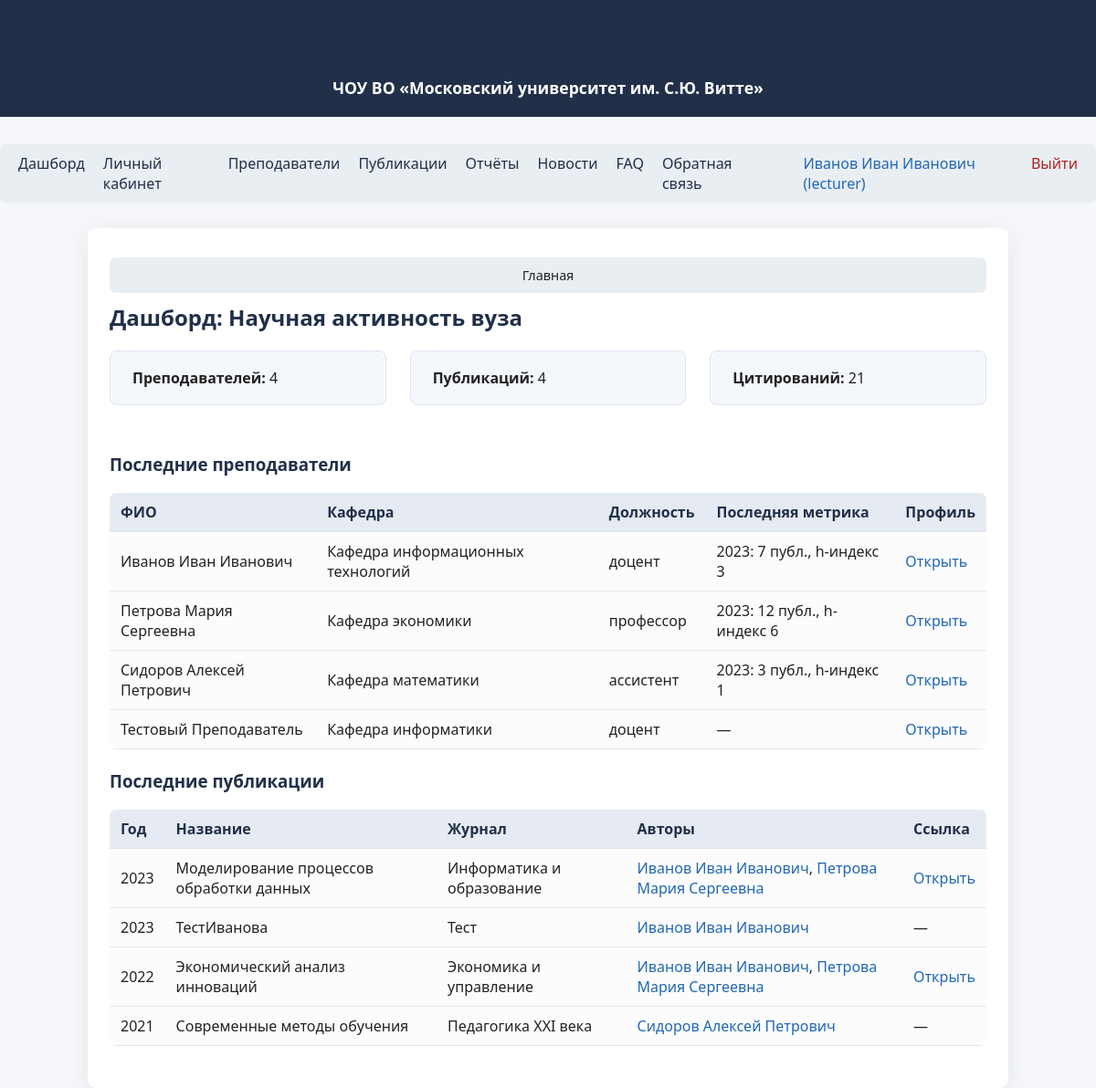
Screenshot of / (signed in) with the database file from the repository.
### tables this page shows
CREATE TABLE users (
            id INTEGER PRIMARY KEY AUTOINCREMENT,
            fio TEXT,
            email TEXT UNIQUE,
            password TEXT,
            role TEXT,
            lecturer_id INTEGER
        );

CREATE TABLE lecturers (
            id INTEGER PRIMARY KEY AUTOINCREMENT,
            fio TEXT,
            position TEXT,
            department TEXT,
            academic_degree TEXT,
            orcid TEXT,
            email TEXT
        );

CREATE TABLE metrics (
            id INTEGER PRIMARY KEY AUTOINCREMENT,
            lecturer_id INTEGER,
            year INTEGER,
            total_publications INTEGER,
            total_citations INTEGER,
            h_index INTEGER,
            rinz INTEGER,
            scopus INTEGER,
            wos INTEGER,
            gs INTEGER,
            FOREIGN KEY(lecturer_id) REFERENCES lecturers(id)
        );

CREATE TABLE publications (
            id INTEGER PRIMARY KEY AUTOINCREMENT,
            title TEXT,
            year INTEGER,
            journal TEXT,
            source TEXT,
            link TEXT,
            citations INTEGER,
            doi TEXT,
            file_path TEXT,
            status TEXT DEFAULT 'new',
            review_comment TEXT,
            revision_deadline TEXT,
            reviewer_id INTEGER
        );

### app/routes.py (the view)
@bp.route('/')
@login_required()
def dashboard():
    lecturers = get_all_lecturers()
    pubs = get_all_publications()
    metrics = {}
    for l in lecturers:
        m = get_metrics_by_lecturer(l['id'])
        metrics[l['id']] = m[0] if m else None
    feedback_list = []
    if g.user and g.user['role'] == 'admin':
        feedback_list = get_all_feedback()
    return render_template(
        'dashboard.html',
        lecturers=lecturers,
        pubs=pubs,
        metrics=metrics,
        feedback_list=feedback_list,
        breadcrumbs=[('Главная', None)]
    )

### app/models.py (called while the page is built)
def get_db():
    db = getattr(g, '_database', None)
    if db is None:
        db = g._database = sqlite3.connect(DATABASE)
        db.row_factory = sqlite3.Row
    return db

def get_user_by_id(user_id):
    db = get_db()
    user = db.execute(
        "SELECT * FROM users WHERE id = ?", (user_id,)
    ).fetchone()
    return user

def get_all_lecturers():
    db = get_db()
    return db.execute(
        "SELECT * FROM lecturers"
    ).fetchall()

def get_all_publications():
    db = get_db()
    pubs = db.execute(
        "SELECT * FROM publications ORDER BY year DESC"
    ).fetchall()
    return pubs

def get_publications_by_lecturer(lecturer_id):
    db = get_db()
    pubs = db.execute(
        "SELECT p.* FROM publications p "
        "JOIN lecturer_publications lp ON p.id = lp.publication_id "
        "WHERE lp.lecturer_id = ? ORDER BY p.year DESC",
        (lecturer_id,)
    ).fetchall()
    return pubs

def get_metrics_by_lecturer(lecturer_id):
    db = get_db()
    return db.execute(
        "SELECT * FROM metrics WHERE lecturer_id = ? ORDER BY year DESC",
        (lecturer_id,)
    ).fetchall()

### app/routes.py (called while the page is built)
def login_required(role=None):
    def decorator(f):
        @wraps(f)
        def decorated_function(*args, **kwargs):
            if 'user_id' not in session:
                return redirect(url_for('main.login'))
            if role and session.get('role') != role:
                flash('Нет доступа')
                return redirect(url_for('main.dashboard'))
            return f(*args, **kwargs)
        return decorated_function
    return decorator

@bp.before_app_request
def load_logged_in_user():
    user_id = session.get('user_id')
    g.user = get_user_by_id(user_id) if user_id else None

### app/templates/dashboard.html (shortened to what this page needs)
{% extends "base.html" %}
{% block content %}
<h2>Дашборд: Научная активность вуза</h2>
<div style="display:flex;flex-wrap:wrap;gap:26px;margin-bottom:28px;">
    <div class="profile-card" style="flex:1;">
        <b>Преподавателей:</b> {{ lecturers|length }}
    </div>
    <div class="profile-card" style="flex:1;">
        <b>Публикаций:</b> {{ pubs|length }}
    </div>
    <div class="profile-card" style="flex:1;">
        <b>Цитирований:</b>
        {{
            pubs|map(attribute='citations')|map('int')|sum
        }}
    </div>
</div>
<h3>Последние преподаватели</h3>
<table>
    <thead>
        <tr>
            <th>ФИО</th>
            <th>Кафедра</th>
            <th>Должность</th>
            <th>Последняя метрика</th>
            <th>Профиль</th>
        </tr>
    </thead>
    <tbody>
    {% for l in lecturers[:5] %}
        <tr>
            <td>{{ l['fio'] }}</td>
            <td>{{ l['department'] }}</td>
            <td>{{ l['position'] }}</td>
            <td>
                {% set m = metrics.get(l['id']) %}
                {% if m %}
                    {{ m['year'] }}: {{ m['total_publications'] }} публ., h-индекс {{ m['h_index'] }}
                {% else %}
                    —
                {% endif %}
            </td>
            <td><a href="{{ url_for('main.lecturer_profile', lecturer_id=l['id']) }}">Открыть</a></td>
        </tr>
    {% endfor %}
    </tbody>
</table>
<h3>Последние публикации</h3>
<table>
    <thead>
        <tr>
            <th>Год</th>
            <th>Название</th>
            <th>Журнал</th>
            <th>Авторы</th>
            <th>Ссылка</th>
        </tr>
    </thead>
    <tbody>
    {% for pub in pubs[:5] %}
        <tr>
            <td>{{ pub['year'] }}</td>
            <td>{{ pub['title'] }}</td>
            <td>{{ pub['journal'] }}</td>
            <td>
                {% set authors = [] %}
                {% for lecturer in lecturers %}
                    {% for lp in get_publications_by_lecturer(lecturer['id']) %}
                        {% if lp['id'] == pub['id'] %}
                            {% set _ = authors.append('<a href="' ~ url_for('main.lecturer_profile', lecturer_id=lecturer['id']) ~ '">' ~ lecturer['fio'] ~ '</a>') %}
                        {% endif %}
                    {% endfor %}
                {% endfor %}
                {{ authors|join(', ')|safe }}
            </td>
            <td>
                {% if pub['link'] %}
                    <a href="{{ pub['link'] }}" target="_blank">Открыть</a>
                {% else %}
                    —
                {% endif %}
            </td>
        </tr>
    {% endfor %}
    </tbody>
</table>
{% endblock %}

### app/templates/base.html (shortened to what this page needs)
<!DOCTYPE html>
<html lang="ru">
<head>
    <link rel="stylesheet" href="{{ url_for('static', filename='css/style.css') }}">
</head>
<body>
    <div class="header">
        <h1>Автоматизация учёта научных публикаций</h1>
        <div style="font-size:1.1em;margin-top:5px;">
            <b>ЧОУ ВО «Московский университет им. С.Ю. Витте»</b>
        </div>
    </div>
    <nav>
        {% if g.user %}
            <a href="{{ url_for('main.dashboard') }}">Дашборд</a>
        {% endif %}
        <a href="{{ url_for('main.profile') }}">Личный кабинет</a>
        <a href="{{ url_for('main.lecturers') }}">Преподаватели</a>
        <a href="{{ url_for('main.publications') }}">Публикации</a>
        <a href="{{ url_for('main.reports') }}">Отчёты</a>
        <a href="{{ url_for('main.news_list') }}">Новости</a>
        <a href="{{ url_for('main.faq') }}">FAQ</a>
        <a href="{{ url_for('main.feedback') }}">Обратная связь</a>
        <span style="margin-left:25px;color:#2067b2;">
            {% if g.user %}
                {{ g.user['fio']|default('Пользователь') }} ({{ g.user['role']|default('') }})
            {% endif %}
        </span>
        {% if g.user %}
            <a href="{{ url_for('main.logout') }}" style="margin-left:auto;color:#b21f1f;">Выйти</a>
        {% else %}
            <a href="{{ url_for('main.login') }}" style="margin-left:auto;color:#2067b2;">Войти</a>
        {% endif %}
    </nav>
    <div class="container">
        {% if breadcrumbs %}
        <nav class="breadcrumbs" style="margin-bottom:10px; font-size:0.9em;">
            {% for title, url in breadcrumbs %}
                {% if url %}
                    <a href="{{ url }}">{{ title }}</a>
                    {% if not loop.last %}&raquo;{% endif %}
                {% else %}
                    <span>{{ title }}</span>
                {% endif %}
            {% endfor %}
        </nav>
        {% endif %}
        {% block content %}{% endblock %}
    </div>
</body>
</html>

### app/static/css/style.css (style rules this page uses)
body { font-family: 'Segoe UI', Arial, sans-serif; background: #f5f7fa; margin: 0; padding: 0; color: #222; }
.header { background: #212f49; color: #fff; padding: 20px 0; text-align: center; margin-bottom: 30px; }
.container { max-width: 960px; margin: 0 auto; background: #fff; padding: 32px 24px 24px 24px; border-radius: 10px; box-shadow: 0 4px 24px 0 rgba(0,0,0,0.08); }
h1, h2, h3 { color: #212f49; margin-top: 0; }
a { color: #2067b2; text-decoration: none; }
nav { margin-bottom: 28px; background: #e9eef3; padding: 10px 20px; border-radius: 7px; display: flex; gap: 20px; justify-content: center; }
nav a { color: #212f49; font-weight: 500; }
table { border-collapse: collapse; width: 100%; margin-bottom: 22px; background: #fcfcfc; border-radius: 7px; overflow: hidden; }
th, td { padding: 10px 12px; text-align: left; border-bottom: 1px solid #e5e5e5; }
th { background: #e6eaf2; color: #212f49; font-weight: 600; }
.profile-card { background: #f4f7fc; border: 1px solid #e0e4ef; padding: 18px 24px; border-radius: 8px; margin-bottom: 24px; }

### rows the page displays
users: user.fio "Иванов Иван Иванович", user.role "lecturer"
lecturers: fio "Иванов Иван Иванович", department "Кафедра информационных технологий", position "доцент"
metrics: year "2023", total_publications "7", h_index "3"
lecturers: fio "Петрова Мария Сергеевна", department "Кафедра экономики", position "профессор"
metrics: year "2023", total_publications "12", h_index "6"
lecturers: fio "Сидоров Алексей Петрович", department "Кафедра математики", position "ассистент"
metrics: year "2023", total_publications "3", h_index "1"
lecturers: fio "Тестовый Преподаватель", department "Кафедра информатики", position "доцент"
publications: year "2023", title "Моделирование процессов обработки данных", journal "Информатика и образование", authors "Иванов Иван Иванович , Петрова Мария Сергеевна"
publications: year "2023", title "ТестИванова", journal "Тест", authors "Иванов Иван Иванович"
publications: year "2022", title "Экономический анализ инноваций", journal "Экономика и управление", authors "Иванов Иван Иванович , Петрова Мария Сергеевна"
publications: year "2021", title "Современные методы обучения", journal "Педагогика XXI века", authors "Сидоров Алексей Петрович"

### other values shown
{{ title }} "Главная"
{{ lecturers|length }} "4"
{{ pubs|length }} "4"
{{ pubs|map(attribute='citations')|map('int')|sum }} "21"
